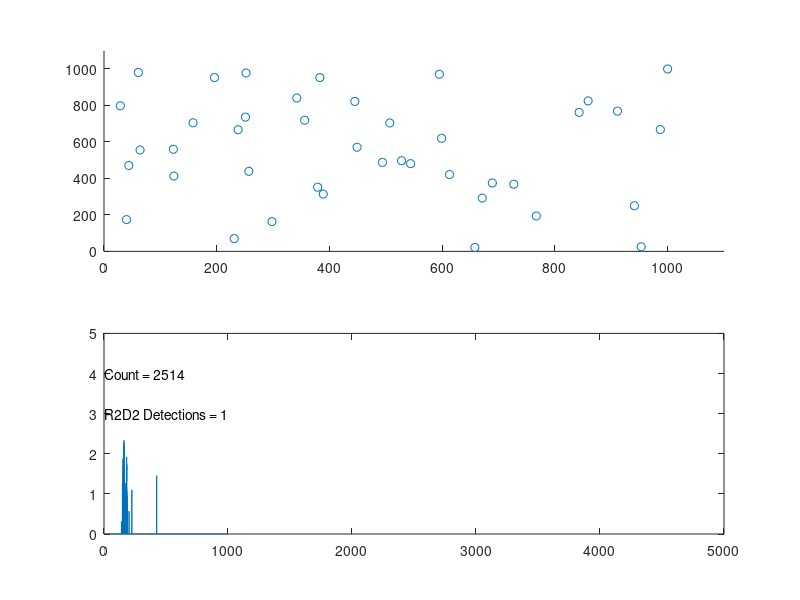

Reproduce this figure in MATLAB.
%%%%%%%%%%%%%%%%%%%%%%%%%%%%%%%%%%%%%%%%%%%%%%%%%%%%%%%%%%%%%%%%%%%%%%%%%%%%%%%%
% Andrew Payne
% 14 April 2019
%
% r2d2_sim.m - A simulator to show platoon moving through battlespace with
% algorithms programmed to dodge R2D2 units.
%
%
% Basic Instructions:
%   Run in Matlab/Octave.  Opens up a split GUI figure with battlespace on top and
%   platoon detection time values along the bottom.  Platoon automatically starts 
%   from (1,1), and goes until it finishes at (1000,1000).
%   In the bottom of the GUI window are the count and the R2D2 Detections count.
%   The Count is simply the main loop counter.  The R2D2 Detections count is the
%   number of times the R2D2 (enemy) units spot the platoon.
% It is required to have config.txt present in the same directory.
%
% input arguments:
%   - GRID_SIZE, <#> (default 1000)
%   - NUM_R2D2, <#>  (Try 5 - 50)
%   - RD2D_RANGE, <#> (default 5)
%   - MAX_RANGE, <#>  (Try 50, soldier sensor distance of r2d2 detection)
%
% Example Calls:
%   r2d2_sim
%   r2d2_sim('GRID_SIZE', 500, 'NUM_R2D2', 20)
%   r2d2_sim('MAX_RANGE', 50, 'GRID_SIZE', 1000)
%   r2d2_sim('GRID_SIZE', 1000, 'NUM_R2D2', 40, 'R2D2_RANGE', 6, 'MAX_RANGE', 20)
%
%  22 April 2019
%   - Tested and works in Matlab with a small change to the
%   platoon.directive cell array.
%%%%%%%%%%%%%%%%%%%%%%%%%%%%%%%%%%%%%%%%%%%%%%%%%%%%%%%%%%%%%%%%%%%%%%%%%%%%%%%%

function ret_val = r2d2_sim(varargin)
  GRID_SIZE = 1000;
  NUM_R2D2 = 40;
  R2D2_RANGE = 10;
  MAX_RANGE = 50;

  % Parsing input arguments.
  for i = 1:2:length(varargin)
    switch upper(varargin{i})
      case 'GRID_SIZE'
        GRID_SIZE = varargin{i+1};
      case 'NUM_R2D2'
        NUM_R2D2 = varargin{i+1};
      case 'R2D2_RANGE'
        R2D2_RANGE = varargin{i+1};
      case 'MAX_RANGE'
        MAX_RANGE = varargin{i+1};
      otherwise
        msgbox(['Command ', varargin{i}, ' is not recognized. Exiting.']);
        ret_val = -1;
        return
    end
  end
  
  % Maneuvering step counts:
  DIRECTIVE_FORWARD_STEPS = GRID_SIZE/50;   % Seems to work the best.
  DIRECTIVE_RETRACE_STEPS = GRID_SIZE/50;
  
  config_file_contents = [];
  
  Read_Config_File;
  
  ret_val = 0;
  
  grid = zeros(GRID_SIZE);

  % Generate R2D2.
  r2d2.num = NUM_R2D2;
  % Positions (columns wrap top-to-bottom).
  r2d2.raw_positions = fix(rand(1,NUM_R2D2)*GRID_SIZE^2);
  % Set ordered pair positions via R2d2_Positions:
  r2d2.num_detections = 0;
  R2d2_Positions;

  % Place R2D2s into grid.
  grid(r2d2.raw_positions) = 1;

  % Place platoon at the starting mark.
  platoon.position = [1,1];
  platoon.directive = {'N/A', 0,'N/A', 0};
  platoon.last_move = [0 0 0 0]; % n s e w.
  platoon.move_count = 0;
  platoon.detections = zeros(DIRECTIVE_FORWARD_STEPS, 1);
  platoon.maneuver = 0;
  
  sensor.num_hits = 0;
  sensor.heatmap = zeros(2);  % Give a fresh 2x2 sensor relative heatmap grid.
  sensor.old_heatmap = zeros(2);
  sensor.change = zeros(2);
  splot=[];
  
  Setup_Plot;
  
  done = 0;

  % Main time-step loop.
  while (done == 0)
    % Turn on sensor. Collect Data about R2D2.
    % Gets a 2x2 grid of NW, SW, NE, SE data correlating to severity of sensor data.
    Platoon_Sense;

    % Decides how to proceed to the finish line based on sensor heatmap.
    Platoon_Decide;

    % R2d2 detection:
    R2d2_Detection;
    
    % Updates the plot for this simulation.
    Update_Plot;

    % Loop ending when finish line reached.
    done = (platoon.position(1) > GRID_SIZE-1 && platoon.position(2) > GRID_SIZE-1);
    
    %disp([platoon.directive{1}, ' ', num2str(platoon.directive{2})]);
    
    %disp([num2str(platoon.move_count), ' ', num2str(platoon.position)]);
  end
  
    disp([num2str(platoon.position(1)), ' ', num2str(platoon.position(2))]);
 
%%%%%%%%%%%%%%%%%%%%%%%%%%%%%%%%%%%%%%%%%%%%%%%%%%%%%%%%%%%%%%%%%%%%%%%%%%%%%%%%
% FUNCTION:
% Read_Config_File - A function to read the config.txt file into a 
%                    cell array called config_file_contents.
%
%
%%%%%%%%%%%%%%%%%%%%%%%%%%%%%%%%%%%%%%%%%%%%%%%%%%%%%%%%%%%%%%%%%%%%%%%%%%%%%%%%
  function read_success = Read_Config_File
    read_success = 0;
    i = 1;
    fileID = fopen('config.txt');
    while ~feof(fileID)
      f_line = strtrim(fgetl(fileID));
      if length(f_line)
        % needs to have a : to denote key:value pair, or drop it.
        if strfind(f_line,':')  
          % Remove comments.
          k = min(strfind(f_line, '//'));  % min: find the first occurance.
          if k == 1
            % don't include, the whole line contains a comment.
          elseif k > 1
            % Partially-commented. Key-value pair.
            config_file_contents{i} = strsplit(f_line(1:k-1),':');
            i = i + 1;
          else  % include whole line. Key-value pair.
            config_file_contents{i} = strsplit(f_line,':');
            i = i + 1;
          end
        end
      end
    end
    fclose(fileID);
    
  end

%%%%%%%%%%%%%%%%%%%%%%%%%%%%%%%%%%%%%%%%%%%%%%%%%%%%%%%%%%%%%%%%%%%%%%%%%%%%%%%%
% FUNCTION:
% Get_Value -  A function to read the configuration from config.txt file, get to
%              the key specified, and return the cell array value(s) to the
%              right of the '<key>:' label in config.txt. Returns a cell array
%              of value(s).
%
%
%%%%%%%%%%%%%%%%%%%%%%%%%%%%%%%%%%%%%%%%%%%%%%%%%%%%%%%%%%%%%%%%%%%%%%%%%%%%%%%% 
  function value = Get_Value(key)
    % Search for key
    if length(config_file_contents)
      for i=1:length(config_file_contents)
        if strfind(config_file_contents{i}{1}, key)
          % found the key, now take the values and break loop.
          value = strtrim(strsplit(config_file_contents{i}{2},','));  % split up by ',' delimeter.
          % Deletes white-space.
          break;
        end
      end
    else  
      msgbox('Unsucessful read of config.txt');
      return
    end
  end
  
 
%%%%%%%%%%%%%%%%%%%%%%%%%%%%%%%%%%%%%%%%%%%%%%%%%%%%%%%%%%%%%%%%%%%%%%%%%%%%%%%%
% FUNCTION:
% Setup_Plot - A function to create a figure window and display the battlespace 
%              scatter plot and heatmap spikes.
%
%
%
%%%%%%%%%%%%%%%%%%%%%%%%%%%%%%%%%%%%%%%%%%%%%%%%%%%%%%%%%%%%%%%%%%%%%%%%%%%%%%%%
  function Setup_Plot
    for (i = 1:NUM_R2D2)
      splot.xdata(i) = r2d2.positions{i}(1);
      splot.ydata(i) = r2d2.positions{i}(2);
    end
    % Add the platoon position:
    splot.xdata(NUM_R2D2+1) = platoon.position(1);
    splot.ydata(NUM_R2D2+1) = platoon.position(2);
    
    f=figure('units', 'normalized', 'position', [.2 .2 .6 .6]);
    subplot(2,1,1);
    
    % Start the graph
    splot.graph = scatter(splot.xdata, splot.ydata);
    
    axis([0 GRID_SIZE*1.1 0 GRID_SIZE*1.1]);

    subplot(2,1,2);
    
    splot.xheat = linspace(1,1000,GRID_SIZE*5);
    splot.yheat = zeros(1,GRID_SIZE*5);
    splot.heatmap_plot = plot(splot.xheat, splot.yheat);
    splot.move_counter = text(1,4,'Count = 0');
    splot.r2d2_detections = text(1,3,'R2D2 Detections = 0');
    axis([0 GRID_SIZE*5 0 5]);
    
  end
 
%%%%%%%%%%%%%%%%%%%%%%%%%%%%%%%%%%%%%%%%%%%%%%%%%%%%%%%%%%%%%%%%%%%%%%%%%%%%%%%%
% FUNCTION:
% Update_Plot - A function to edit the platoon position, the counter text, the
%               heatmap indicator, and the R2D2 detection count.
%
%
%%%%%%%%%%%%%%%%%%%%%%%%%%%%%%%%%%%%%%%%%%%%%%%%%%%%%%%%%%%%%%%%%%%%%%%%%%%%%%%% 
  function Update_Plot
    xdata_tmp = get(splot.graph, 'xdata');
    ydata_tmp = get(splot.graph, 'ydata');
    
    xdata_tmp(NUM_R2D2+1) = platoon.position(1);
    ydata_tmp(NUM_R2D2+1) = platoon.position(2);
    
    set(splot.graph, 'xdata', xdata_tmp);
    set(splot.graph, 'ydata', ydata_tmp);
    
    yheat_tmp = get(splot.heatmap_plot,'ydata');
    yheat_tmp(platoon.move_count) = sum(sensor.heatmap(:));
    
    set(splot.heatmap_plot, 'ydata', yheat_tmp);
    set(splot.move_counter, 'string', ['Count = ',num2str(platoon.move_count)]);
    set(splot.r2d2_detections, 'string', ['R2D2 Detections = ',num2str(r2d2.num_detections)]);
    
    drawnow
     
  end

%%%%%%%%%%%%%%%%%%%%%%%%%%%%%%%%%%%%%%%%%%%%%%%%%%%%%%%%%%%%%%%%%%%%%%%%%%%%%%%%
% FUNCTION:
% R2d2_Positions - A function to install the R2D2s on the battlespace as deemed
%                  by r2d2.raw_positions array.
%
%
%%%%%%%%%%%%%%%%%%%%%%%%%%%%%%%%%%%%%%%%%%%%%%%%%%%%%%%%%%%%%%%%%%%%%%%%%%%%%%%% 
  function R2d2_Positions
    for i=1:NUM_R2D2
      % X position
      x_pos = ceil(r2d2.raw_positions(i)/GRID_SIZE);
      %x_pos = 50*i + 20;
      
      % Y position
      y_pos = mod(r2d2.raw_positions(i), GRID_SIZE);
      %y_pos = 50*i - 5;
      if (y_pos==0)
        y_pos = GRID_SIZE;
      end 
      
      % Set ordered pair variable.
      r2d2.positions{i} = [x_pos, y_pos]; 

    end
  end

%%%%%%%%%%%%%%%%%%%%%%%%%%%%%%%%%%%%%%%%%%%%%%%%%%%%%%%%%%%%%%%%%%%%%%%%%%%%%%%%
% FUNCTION:
% R2d2_Detection - A function to check if R2D2 detected a platoon in accordance
%                  with the R2D2_RANGE variable.  It will increment the count
%                  within the R2D2 structure if it does spot a platoon.
%
%
%%%%%%%%%%%%%%%%%%%%%%%%%%%%%%%%%%%%%%%%%%%%%%%%%%%%%%%%%%%%%%%%%%%%%%%%%%%%%%%%   
  function R2d2_Detection
    raw_offsets = cell(NUM_R2D2);
    raw_man_dist = cell(NUM_R2D2);
     % Go through list of r2d2s, calculating Manhatten Distance.
    for i = 1:NUM_R2D2
      raw_offsets{i} = r2d2.positions{i} - platoon.position;
      raw_man_dist{i} = sum(abs(raw_offsets{i}));
    end
    
    % Reorder from closest to furthest, based on Manhatten Distance:
    [man_dist, sort_order] = sort(cell2mat(raw_man_dist));
    man_dist = num2cell(man_dist);
    offsets = raw_offsets(sort_order); 
    
    R2d2_Measure;
    
    function R2d2_Measure
      r2d2.range = R2D2_RANGE;
      
      % Go through list of r2d2s.
      for r2d2_ctr = 1:NUM_R2D2
        % Manhatten Distance comparison with sensor.range.
        if (man_dist{r2d2_ctr} <= r2d2.range)
          % Add to list of hit(s)
          r2d2.num_detections = r2d2.num_detections + 1;
        else
          break; % Keeps getting further away, break.
        end
      end  
    end
  end
 
%%%%%%%%%%%%%%%%%%%%%%%%%%%%%%%%%%%%%%%%%%%%%%%%%%%%%%%%%%%%%%%%%%%%%%%%%%%%%%%%
% FUNCTION:
% Platoon_Decide - A function to process the beginning through the end of the
%                  platoon's movements. It is very high level. It starts with
%                  deciding whether it's the first step, if it is, just head
%                  north. If there's a number >0 of directives in the queue, then
%                  it calls Platoon_Manuever. Else it checks the sensor's heatmap
%                  and calls a new directive if it is registering an R2D2.
%                  Otherwise, a routine movement northeast is all that it calls.
%
%
%%%%%%%%%%%%%%%%%%%%%%%%%%%%%%%%%%%%%%%%%%%%%%%%%%%%%%%%%%%%%%%%%%%%%%%%%%%%%%%%   
  function Platoon_Decide
    if (platoon.move_count == 0)
      Platoon_Move('North');
      return
    elseif (platoon.directive{2}>0)
      
      % Call the directives.
      Platoon_Manuever;

  % Heatmap analysis.
  
  % -------------
  % | NW  | NE  |
  % |     |     |
  % -------------
  % | SW  | SE  |
  % |     |     |
  % -------------
  
  %
    elseif (sensor.num_hits)
      last_move = platoon.directive{1};
      dir_finder = zeros(2);
    
      % Find the direction of the r2d2 being sensed.
      [max_heat,~] = max(sensor.heatmap(:));
      
      [x, y] = find(sensor.heatmap==max_heat);
      
      % Find the direction of the r2d2s that are most increasing.
      %[~,max_chg_dir] = max(sensor.change(:));
      
      dir_finder(x,y) = 1;
      disp(dir_finder)
      %dir_finder(max_chg_dir) = 1;
      
      % Form a string that Get_Value function can read.
      % e.g., turns [0 1;0 0] into '[0 1;0 0'
      dir_finder_str = ['[',num2str(dir_finder(1)),' ',num2str(dir_finder(3)),...
                        ';',num2str(dir_finder(2)),' ',num2str(dir_finder(4)),...
                        ']'];
      
      % Get the directives from the config.txt file.
      directives = Get_Value(dir_finder_str);
      % Assign the directives as deemed from config.txt.
      if (length(directives) == 2)
        platoon.directive(1:2) = {directives{1}, str2double(directives{2})};
      elseif (length(directives) == 4)
        platoon.directive(1:2) = {directives{1}, str2double(directives{2})};
        platoon.directive(3:4) = {directives{3}, str2double(directives{4})};
      end
      
      % Starts the move. The next loop around, this will not run because there
      % will be queued up directives.    
      Platoon_Move(platoon.directive{1});

      % Just a routine move north or east to reach the finish line.
    else
        if platoon.last_move(1)
          Platoon_Move('East');
         % disp('routine move east.');
        % North
        else
          Platoon_Move('North');
         % disp('routine move north.');
        end
    end

%%%%%%%%%%%%%%%%%%%%%%%%%%%%%%%%%%%%%%%%%%%%%%%%%%%%%%%%%%%%%%%%%%%%%%%%%%%%%%%%
% FUNCTION:
% Platoon_Manuever - A function to handle calling Platoon_Move function from the
%                    directives queue, which is a multidimensional cell array
%                    holding the direction to travel and the number of steps to
%                    take on that direction.
%
%
%%%%%%%%%%%%%%%%%%%%%%%%%%%%%%%%%%%%%%%%%%%%%%%%%%%%%%%%%%%%%%%%%%%%%%%%%%%%%%%%      
      % Maneuvering function.
      function Platoon_Manuever
      
        Platoon_Move(platoon.directive{1});
        % Decrement the count.
        platoon.directive{2} = platoon.directive{2} - 1;
        
        % When the first row of directives is exhausted, move second row up.
        if (platoon.directive{2} == 0 && platoon.directive{4}>0)
          platoon.directive{1} = platoon.directive{3};
          platoon.directive{2} = platoon.directive{4};
          platoon.directive{4} = 0;
        end
      end
      
    
    
%%%%%%%%%%%%%%%%%%%%%%%%%%%%%%%%%%%%%%%%%%%%%%%%%%%%%%%%%%%%%%%%%%%%%%%%%%%%%%%%
% FUNCTION:
% Platoon_Move - A function to move the Platoon in a direction (required input
%                argument string).  It records the last move before exiting the
%                function. It also keeps the platoon in-bounds.
%
%
%%%%%%%%%%%%%%%%%%%%%%%%%%%%%%%%%%%%%%%%%%%%%%%%%%%%%%%%%%%%%%%%%%%%%%%%%%%%%%%%    
      function Platoon_Move(direction)
        direction = upper(direction);
        switch direction
          case 'NORTH'
            if (platoon.position(2) < GRID_SIZE)
              platoon.position(2) = platoon.position(2) + 1;
              platoon.last_move = [1 0 0 0];
              platoon.move_count = platoon.move_count + 1; 
            elseif (platoon.position(1) < GRID_SIZE)
              Platoon_Move('East');
            else
              Platoon_Move('South');
            end
          case 'SOUTH'
            platoon.position(2) = platoon.position(2) - 1;
            platoon.last_move = [0 1 0 0];
            platoon.move_count = platoon.move_count + 1; 
          case 'EAST'
            if (platoon.position(1) < GRID_SIZE)
              platoon.position(1) = platoon.position(1) + 1;
              platoon.last_move = [0 0 1 0];
              platoon.move_count = platoon.move_count + 1; 
            elseif (platoon.position(2) < GRID_SIZE)
              Platoon_Move('North');
            else
              Platoon_Move('South');
            end
          case 'WEST'
            platoon.position(1) = platoon.position(1) - 1;
            platoon.last_move = [0 0 0 1];
            platoon.move_count = platoon.move_count + 1; 
          case 'NORTHEAST'
            if (platoon.last_move == [1 0 0 0])
              Platoon_Move('East');
            else
              Platoon_Move('North');
            end
          case 'NORTHWEST'
            if (platoon.last_move == [1 0 0 0])
              Platoon_Move('West');
            else
              Platoon_Move('North');
            end
          case 'SOUTHEAST'
            if (platoon.last_move == [0 1 0 0])
              Platoon_Move('East');
            else
              Platoon_Move('South');
            end
          case 'SOUTHWEST'
            if (platoon.last_move == [0 1 0 0])
              Platoon_Move('West');
            else
              Platoon_Move('South');
            end
        end  
      end

  end

%%%%%%%%%%%%%%%%%%%%%%%%%%%%%%%%%%%%%%%%%%%%%%%%%%%%%%%%%%%%%%%%%%%%%%%%%%%%%%%%
% FUNCTION:
% Platoon_Sense - A function to use the sensor that the Platoon has to
%                 sense R2D2s.  It calls measure and calculation routines that
%                 convert the sensor data into usable information.
%
%
%%%%%%%%%%%%%%%%%%%%%%%%%%%%%%%%%%%%%%%%%%%%%%%%%%%%%%%%%%%%%%%%%%%%%%%%%%%%%%%%    
  function Platoon_Sense
    % Go through list of r2d2s, calculating Manhatten Distance.
    % This part of the code is from the know-all computer, which knows every
    % r2d2.position.  Later it will be filtered by what the sensor actually sees
    % in Sensor_Measure.
    raw_offsets = cell(NUM_R2D2);
    raw_man_dist = cell(NUM_R2D2);
    
    for i = 1:NUM_R2D2
      raw_offsets{i} = r2d2.positions{i} - platoon.position;
      raw_man_dist{i} = sum(abs(raw_offsets{i}));
    end
    
    % Reorder from closest to furthest, based on Manhatten Distance:
    [man_dist, sort_order] = sort(cell2mat(raw_man_dist));
    man_dist = num2cell(man_dist);
    offsets = raw_offsets(sort_order);
    
    % Run Sensor_Measure to pick up any R2D2(s).
    Sensor_Measure;
    
    % Run Sensor_Calc to calculate severity of measurements and mark the change from last detection.
    Sensor_Calc;

%%%%%%%%%%%%%%%%%%%%%%%%%%%%%%%%%%%%%%%%%%%%%%%%%%%%%%%%%%%%%%%%%%%%%%%%%%%%%%%%
% FUNCTION:
% Sensor_Measure - A function to actually compare the omniscent computer
%                  generated offsets with the Platoon's inferior sensor
%                  (sensor.range is derived from a probability).  It will rack
%                  up the num_hits and catalog the manhatten distances.
%
%
%%%%%%%%%%%%%%%%%%%%%%%%%%%%%%%%%%%%%%%%%%%%%%%%%%%%%%%%%%%%%%%%%%%%%%%%%%%%%%%%    
    function Sensor_Measure
      sensor.capability = .2 + .5*rand; % luck of the draw.
      sensor.range = sensor.capability * MAX_RANGE;
      sensor.old_heatmap = sensor.heatmap;
      sensor.heatmap = zeros(2);  % Give a fresh 2x2 sensor relative heatmap grid.
      sensor.num_hits = 0; % reset.
      
      % Go through list of r2d2s.
      for r2d2_ctr = 1:NUM_R2D2
        % Manhatten Distance comparison with sensor.range.
        if (man_dist{r2d2_ctr} <= sensor.range)
          % Add to list of hit(s)
          sensor.num_hits = sensor.num_hits + 1;
          sensor.hits{r2d2_ctr} = offsets{r2d2_ctr};
          sensor.man_dist{r2d2_ctr} = man_dist{r2d2_ctr};
        else
          break; % Keeps getting further away, break.
        end
      end  
    end
 
%%%%%%%%%%%%%%%%%%%%%%%%%%%%%%%%%%%%%%%%%%%%%%%%%%%%%%%%%%%%%%%%%%%%%%%%%%%%%%%%
% FUNCTION:
% Sensor_Calc - A function to take the data from the Sensor_Measure routine and
%               create the heatmap, the information that the Platoon uses in
%               Platoon_Decide to decide where to maneuver.
%
%
%%%%%%%%%%%%%%%%%%%%%%%%%%%%%%%%%%%%%%%%%%%%%%%%%%%%%%%%%%%%%%%%%%%%%%%%%%%%%%%%    
    function Sensor_Calc
      for hit_ctr = 1:sensor.num_hits
        % Find the N/S/E/W direction via the sign.
        if (sensor.hits{hit_ctr}(1) > 0)
          x_sign = 1;
        else
          x_sign = -1;
        end
        if (sensor.hits{hit_ctr}(2) > 0)
          y_sign = 1;
        else
          y_sign = -1;
        end
        
        norm_vector = sensor.hits{hit_ctr}/norm(abs(sensor.hits{hit_ctr}));
        
        % If X direction is severe:
        if (norm_vector(2) ~= 0)
          if (abs(norm_vector(1)/norm_vector(2)) > 5)
            norm_vector(1) = 1;
            norm_vector(2) = 0;
          end
        end
        if (norm_vector(1) ~= 0)
          if (abs(norm_vector(2)/norm_vector(1)) > 5)
            norm_vector(1) = 0;
            norm_vector(2) = 1;
          end
        end
        
        % Gives the strength of the signals:
        x_gauge = norm_vector(1)*x_sign*(1 - abs(sensor.hits{hit_ctr}(1) / sensor.range));
        y_gauge = norm_vector(2)*y_sign*(1 - abs(sensor.hits{hit_ctr}(2) / sensor.range));
   
        if (x_gauge > 0) % Target is at right.
          sensor.heatmap(1,2) = sensor.heatmap(1,2) + x_gauge;
          sensor.heatmap(2,2) = sensor.heatmap(2,2) + x_gauge;
        elseif (x_gauge < 0) % Target is at left.
          sensor.heatmap(1,1) = sensor.heatmap(1,1) - x_gauge;
          sensor.heatmap(2,1) = sensor.heatmap(2,1) - x_gauge;
        end
        if (y_gauge > 0) % Target is above.
          sensor.heatmap(1,1) = sensor.heatmap(1,1) + y_gauge;
          sensor.heatmap(1,2) = sensor.heatmap(1,2) + y_gauge;
        elseif (y_gauge < 0) % Target is below.
          sensor.heatmap(2,1) = sensor.heatmap(2,1) - y_gauge;
          sensor.heatmap(2,2) = sensor.heatmap(2,2) - y_gauge;
        end
        
      end
      
      % Get the change from last detection:
      sensor.change = sensor.heatmap - sensor.old_heatmap;
      
    end
end

end
